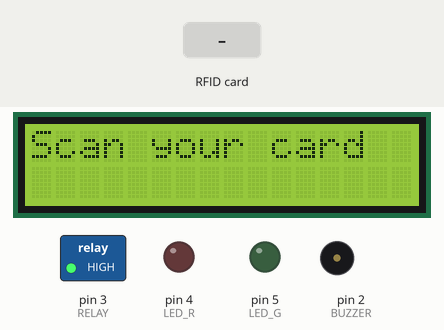
Simulated run of this sketch. Board: Arduino Uno, built with avr-gcc and run on an emulated ATmega328P. On the bench: 16×2 character LCD, switched loads named in the sketch (green lamp = pin HIGH), output pins drawn as LEDs (lit = HIGH), buzzer (waves = sounding). Inputs (shaded band) come from the test bench. Pins used as bus, display or sensor lines are not drawn; what the sketch prints to the serial monitor is not drawn.

Above: at 1.3 s.
1.4 s: RFID card 5E 7A 19 C4 held to the reader
At 2.0 s:
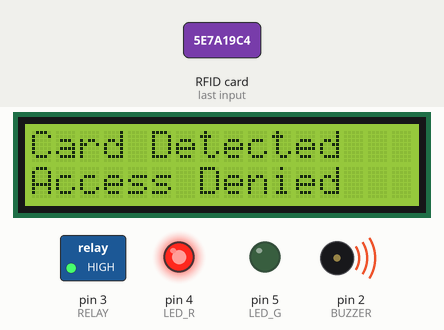
At 2.8 s:
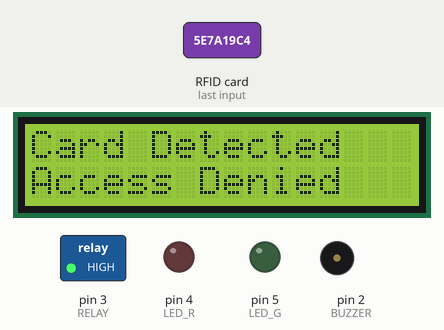
Timing chart, 0 to 4.4 s (numbered marks = the images above; inputs shaded):
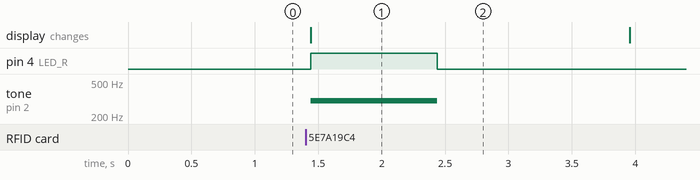

The sketch:

RFID_based_door_lock_with_LCD.ino
```cpp
#include <SPI.h>
#include <MFRC522.h>
#include <Wire.h>
#include <LiquidCrystal_I2C.h>

// RFID setup
#define SS_PIN 10
#define RST_PIN 9
MFRC522 mfrc522(SS_PIN, RST_PIN);   // Create MFRC522 instance

// I2C LCD setup
LiquidCrystal_I2C lcd(0x27, 16, 2); // Set the LCD I2C address to 0x27 (may vary)

// Pins
#define LED_G 5
#define LED_R 4
#define RELAY 3
#define BUZZER 2

// Timing
#define ACCESS_DELAY 2000
#define DENIED_DELAY 1000

void setup() {
  Serial.begin(9600);
  SPI.begin();
  mfrc522.PCD_Init();

  // LCD init
  lcd.init();
  lcd.backlight();
  lcd.setCursor(0, 0);
  lcd.print("Scan your card");

  // I/O init
  pinMode(LED_G, OUTPUT);
  pinMode(LED_R, OUTPUT);
  pinMode(RELAY, OUTPUT);
  pinMode(BUZZER, OUTPUT);
  noTone(BUZZER);
  digitalWrite(RELAY, HIGH);
}

void loop() {
  // Look for new card
  if (!mfrc522.PICC_IsNewCardPresent()) {
    return;
  }

  // Select card
  if (!mfrc522.PICC_ReadCardSerial()) {
    return;
  }

  Serial.print("UID Tag : ");
  String content = "";
  for (byte i = 0; i < mfrc522.uid.size; i++) {
    Serial.print(mfrc522.uid.uidByte[i] < 0x10 ? " 0" : " ");
    Serial.print(mfrc522.uid.uidByte[i], HEX);
    content.concat(String(mfrc522.uid.uidByte[i] < 0x10 ? " 0" : " "));
    content.concat(String(mfrc522.uid.uidByte[i], HEX));
  }
  Serial.println();
  content.toUpperCase();

  lcd.clear();
  lcd.setCursor(0, 0);
  lcd.print("Card Detected");

  if (content.substring(1) == "XX XX XX XX") { // <-- Replace with actual UID
    Serial.println("Authorized access");
    lcd.setCursor(0, 1);
    lcd.print("Access Granted");

    digitalWrite(RELAY, HIGH);
    digitalWrite(LED_G, HIGH);
    delay(ACCESS_DELAY);
    digitalWrite(RELAY, LOW);
    digitalWrite(LED_G, LOW);
  }
  else {
    Serial.println("Access denied");
    lcd.setCursor(0, 1);
    lcd.print("Access Denied");

    digitalWrite(LED_R, HIGH);
    tone(BUZZER, 300);
    delay(DENIED_DELAY);
    digitalWrite(LED_R, LOW);
    noTone(BUZZER);
  }

  delay(1500);
  lcd.clear();
  lcd.setCursor(0, 0);
  lcd.print("Scan your card");

  // Stop communication
  mfrc522.PICC_HaltA();
  mfrc522.PCD_StopCrypto1();
}
```

Measured:
- after the input at 1.4 s, pin 4 (LED_R): LOW → HIGH at once, → LOW 1.0 s later; tone on pin 2 (BUZZER): silent → 300 Hz at once, → silent 1.0 s later; the display: changes at once (image 1)
